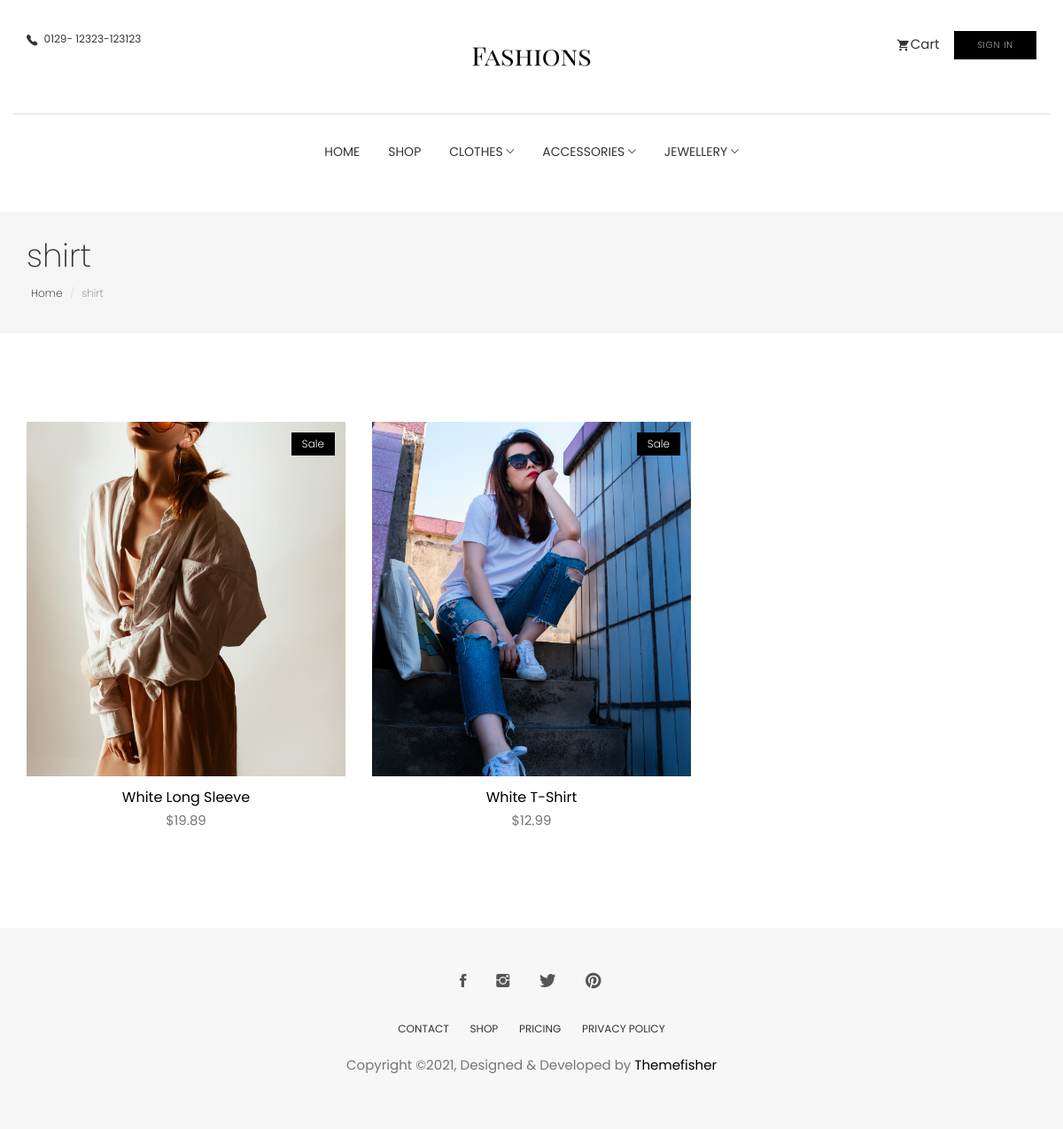
The page /search/shirt/ on the database its author committed.
### store/models.py (models this page shows, shortened)
class Category(models.Model):
    name = models.CharField(max_length=255, db_index=True)
    slug = models.CharField(max_length=255, unique=True)
    class Meta:
        verbose_name_plural = 'categories'
    def get_absolute_url(self):
        return reverse('store:category_list', args=[self.slug])

class Product(models.Model):
    category = models.ForeignKey(Category, related_name='product', on_delete=models.CASCADE)
    created_by = models.ForeignKey(settings.AUTH_USER_MODEL, on_delete=models.CASCADE, related_name='product_creator')
    title = models.CharField(max_length=255)
    author = models.CharField(max_length=255, default='admin')
    description = models.TextField(blank=True)
    image = models.ImageField(upload_to='images/', default='images/defaults.jpg')
    slug = models.SlugField(max_length=255)
    price = models.DecimalField(max_digits=4, decimal_places=2)
    in_stock = models.BooleanField(default=True)
    is_active = models.BooleanField(default=True)
    created = models.DateTimeField(auto_now_add=True)
    updated = models.DateTimeField(auto_now=True)
    objects = models.Manager()
    products = ProductManager()
    class Meta:
        verbose_name_plural = 'Products'
        ordering = ('-created',)

### store/views.py (the view)
# urls.py: path('search/<slug:category_slug>/', views.category_list, name='category_list'),
def category_list(request, category_slug):
    category = get_object_or_404(Category, slug=category_slug)
    products = Product.objects.filter(category=category)
    return render(request, 'store/products/category.html', {'category': category, 'products': products})

### basket/basket.py (called while the page is built)
    def __len__(self):
        return sum(item['qty'] for item in self.basket.values())

    def get_total_price(self):
        subtotal = sum(Decimal(item['price']) * item['qty'] for item in self.basket.values())
        if subtotal == 0:
            shipping = Decimal(0.00)
        else:
            shipping = Decimal(11.50)
        total = subtotal + Decimal(shipping)
        return total

### basket/context_processors.py (called while the page is built)
def basket(request):
    basket = Basket(request)
    total_price = basket.get_total_price()
    return {'basket': basket, 'basket_total_price': total_price}

### store/context_processors.py (called while the page is built)
def categories(request):
    return {
        'categories': Category.objects.all()
    }

### templates/store/products/category.html (shortened to what this page needs)
{% extends "../base.html" %}
{% load static %}
{% block content %}
<section class="page-header">
  <div class="container">
    <div class="row">
      <div class="col-md-12">
        <div class="content">
          <h1 class="page-name">{{ category.name }}</h1>
          <ol class="breadcrumb">
            <li><a href="index.html">Home</a></li>
            <li class="active">{{ category.name }}</li>
          </ol>
        </div>
      </div>
    </div>
  </div>
</section>
<section class="products section">
  <div class="container">
    <div class="row">
      {% if not products %}
      <div class="col-12">
        <div class="title text-center">
          <h4>There are currently no products active</h4>
        </div>
      </div>
      {% else %}
      {% for product in products %}
      <div class="col-md-4">
        <div class="product-item">
          <div class="product-thumb">
            <span class="bage">Sale</span>
            <img class="img-responsive" src="{{ product.image.url }}" alt="product-img" />
          </div>
          <div class="product-content">
            <h4><a href="product-single.html">{{ product.title }}</a></h4>
            <p class="price">${{ product.price }}</p>
          </div>
        </div>
      </div>
      {% endfor %}
      {% endif %}
    </div>
  </div>
</section>
{% endblock %}

### static/css/style.css (style rules this page uses)
body { line-height: 1.5; font-family: "Poppins", sans-serif; -webkit-font-smoothing: antialiased; }
p { font-family: "Poppins", sans-serif; color: #757575; font-size: 15px; }
h1, h2, h3, h4, h5, h6 { font-family: "Poppins", sans-serif; }
h1, h2, h3, h4, h5, h6 { font-weight: 400; }
ol, ul { margin: 0; padding: 0; list-style: none; }
a, a:focus, a:hover { text-decoration: none; outline: 0; color: #000; }
.section { padding: 80px 0; }
.page-header { background: #f5f5f5; margin-top: 20px; border-bottom: none; padding: 30px 0; }
.page-header h1 { font-weight: 200; margin: 0 0 6px 0; }
.page-header .breadcrumb { background: transparent; padding: 5px; margin: 0; }
.page-header .breadcrumb li { font-weight: 200; font-size: 12px; }
.page-header .breadcrumb li a { color: #000; }
.product-item { margin-bottom: 30px; }
.product-item .product-thumb { position: relative; }
.product-item .product-thumb img { width: 100%; height: auto; }
.product-item .product-thumb .bage { position: absolute; top: 12px; right: 12px; background: #000; color: #fff; font-size: 12px; padding: 4px 12px; font-weight: 300; display: inline-block; }
.product-item .product-thumb:before { transition: .3s all; opacity: 0; background: rgba(0, 0, 0, 0.6); content: ''; position: absolute; top: 0; right: 0; left: 0; bottom: 0; }
.product-item .product-content { text-align: center; }
.product-item .product-content h4 { font-size: 16px; font-weight: 400; margin-top: 15px; margin-bottom: 6px; }
.product-item .product-content h4 a { color: #000; }

### templates/store/products/category.html (style rules this page uses)
.img-responsive { max-height: 60vh; object-fit: cover; }
@media only screen and (max-width: 1280px) { .img-responsive { max-height: 50vh; object-fit: cover; } }

### rows shown on the page
Category: name "shirt"
Product: image (picture), title "White Long Sleeve", price "19.89"
Product: image (picture), title "White T-Shirt", price "12.99"
